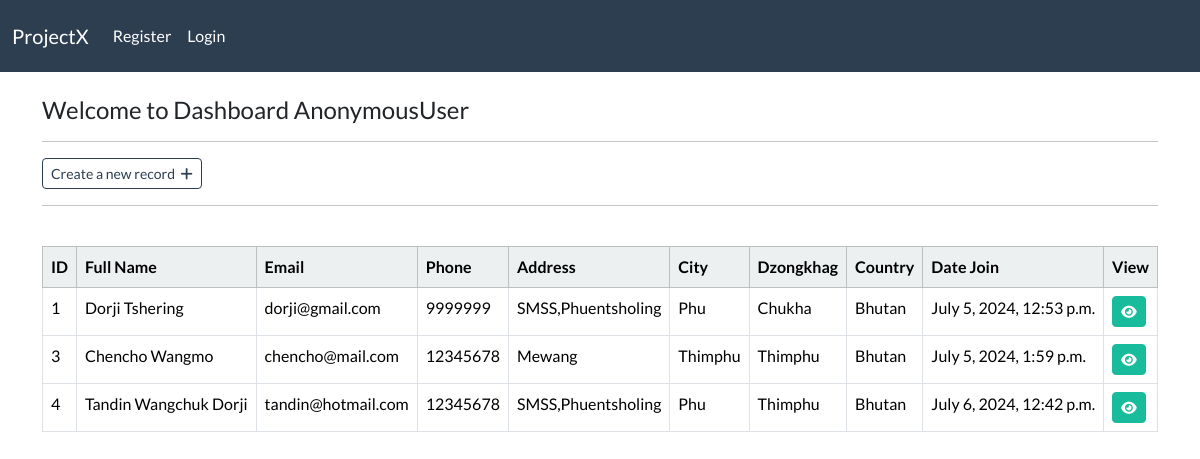
/dashboard/, run on the app's committed database.
### webapp/models.py (models this page shows, shortened)
class Record(models.Model):
    creation_date = models.DateTimeField(auto_now_add=True)
    first_name = models.CharField(max_length=150)
    last_name = models.CharField(max_length=150)
    email = models.CharField(max_length=150)
    phone = models.CharField(max_length=150)
    address = models.CharField(max_length=150)
    city = models.CharField(max_length=150)
    dzongkhag = models.CharField(max_length=150)
    country = models.CharField(max_length=150)

### webapp/views.py (the view)
# urls.py: path('dashboard/',views.dashboardView,name="dashboard"),
def dashboardView(request):
    my_record = Record.objects.all()
    context = {'records':my_record}
    return render(request,'webapp/dashboard.html',context=context)

### webapp/templates/webapp/dashboard.html
{% extends "webapp/base.html" %}
{% block content %}
<h4>Welcome to Dashboard {{user}}</h4>
<hr>
<a class="btn btn-outline-primary btn-sm" type="submit" href="{% url 'add-record' %}">Create a new record &nbsp;<i class="fa-solid fa-plus"></i></a>
<hr>
<br>
<table class="table table-hover table-bordered">
    <thead class="table-light">
      <tr>
        <th scope="col">ID</th>
        <th scope="col">Full Name</th>
        <th scope="col">Email</th>
        <th scope="col">Phone</th>
        <th scope="col">Address</th>
        <th scope="col">City</th>
        <th scope="col">Dzongkhag</th>
        <th scope="col">Country</th>
        <th scope="col">Date Join</th>
        <th scope="col">View</th>
      </tr>
    </thead>
    <tbody>
        {% if records %}
        {% for record in records %}
      <tr>
        <td>{{record.id}}</td>
        <td>{{record.first_name}} {{record.last_name}}</td>
        <td>{{record.email}}</td>
        <td>{{record.phone}}</td>
        <td>{{record.address}}</td>
        <td>{{record.city}}</td>
        <td>{{record.dzongkhag}}</td>
        <td>{{record.country}}</td>
        <td>{{record.creation_date}}</td>
        <td><a class="btn btn-success btn-sm" href="{% url 'detail-record' record.id %}"><i class="fa-solid fa-eye"></i></a></td>
      </tr>
      {% endfor %}
      {% endif %}
    </tbody>
  </table>
{% endblock  %}

### webapp/templates/webapp/base.html (shortened to what this page needs)
{% load static %}
<!doctype html>
<html lang="en">
  <head>
    <link href="https://cdn.jsdelivr.net/npm/bootstrap@5.0.2/dist/css/bootstrap.min.css" rel="stylesheet">
    <link rel="stylesheet" href="https://bootswatch.com/5/flatly/bootstrap.min.css">
    <link rel="stylesheet" type="text/css" href="{% static 'css/styles.css' %}">
  </head>
  <body>
    {% include "webapp/navbar.html" %}
    <div class="container">
        <br>
        {% block content %}
        {% endblock  %}
    </div>
  </body>
</html>

### webapp/templates/webapp/navbar.html (shortened to what this page needs)
<nav class="navbar navbar-expand-lg bg-primary" data-bs-theme="dark">
  <div class="container-fluid">
    <a class="navbar-brand" href="{% url 'home' %}"> ProjectX</a>
    <div class="navbar-collapse collapse" id="navbarColor01" style="">
      <ul class="navbar-nav me-auto">
        {% if user.is_authenticated %}
        <li class="nav-item">
          <a class="nav-link" href="{% url 'user-logout' %}">Logout</a>
        </li>
        <li class="nav-item">
          <a class="nav-link" href="{% url 'dashboard' %}">Dashboard &nbsp; <i class="fa-solid fa-house"></i></a>
        </li>
        {% else %}
        <li class="nav-item">
          <a class="nav-link" href="{% url 'register' %}">Register</a>
        </li>
        <li class="nav-item">
          <a class="nav-link" href="{% url 'user-login' %}">Login</a>
        </li>
        {% endif %}
      </ul>
    </div>
  </div>
</nav>

### data on the page
Record: id "1", first_name "Dorji", last_name "Tshering", email "dorji@gmail.com", phone "9999999", address "SMSS,Phuentsholing", city "Phu", dzongkhag "Chukha", country "Bhutan", creation_date "July 5, 2024, 12:53 p.m."
Record: id "3", first_name "Chencho", last_name "Wangmo", email "chencho@mail.com", phone "12345678", address "Mewang", city "Thimphu", dzongkhag "Thimphu", country "Bhutan", creation_date "July 5, 2024, 1:59 p.m."
Record: id "4", first_name "Tandin", last_name "Wangchuk Dorji", email "tandin@hotmail.com", phone "12345678", address "SMSS,Phuentsholing", city "Phu", dzongkhag "Thimphu", country "Bhutan", creation_date "July 6, 2024, 12:42 p.m."

### other printed values
{{ user }} "AnonymousUser"
